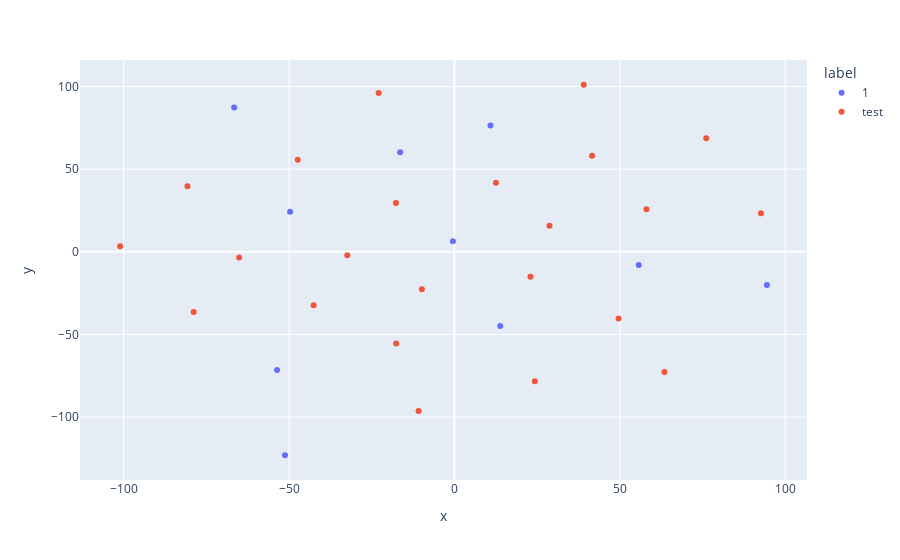

Notebook code for this chart:
### Code cell
from sklearn.manifold import TSNE
t = ds.train[ds.train.index.isin(list(df.index.unique().values) + C.minerids)]
cols = ['pr2_holiday_1',
        'pr3_holiday_1',
        'pr4_holiday_1',
        'pr2_holiday_0',
        'pr3_holiday_0',
        'pr4_holiday_0', 
        'pp','pg','pf',  'pr2', 'pr3', 'pr4',
        'monthcv','daycv'
        ]
xy = TSNE(init='pca').fit_transform(t[cols])
tsne = pd.DataFrame({'x':xy[:,0], 'y': xy[:,1], 'label': t.label})
fig = px.scatter(tsne, x='x', y='y', color='label')
fig.show()

### Figure 1 — Plotly figure (JSON) as saved in the notebook; plotly's stock layout.template omitted (floating-point values rounded to 4 significant figures)
{"data": [{"hovertemplate": "label=1<br>x=%{x}<br>y=%{y}<extra></extra>", "legendgroup": "1", "marker": {"color": "#636efa", "symbol": "circle"}, "mode": "markers", "name": "1", "orientation": "v", "showlegend": true, "type": "scatter", "x": [-0.4431, -51.22, 94.47, 13.86, -16.41, 10.91, -49.67, -66.58, 55.73, -53.6], "xaxis": "x", "y": [6.402, -123.1, -20.09, -44.84, 60.23, 76.45, 24.28, 87.42, -7.969, -71.56], "yaxis": "y"}, {"hovertemplate": "label=test<br>x=%{x}<br>y=%{y}<extra></extra>", "legendgroup": "test", "marker": {"color": "#EF553B", "symbol": "circle"}, "mode": "markers", "name": "test", "orientation": "v", "showlegend": true, "type": "scatter", "x": [41.62, 92.67, -42.55, -101.1, -80.7, 58.06, 28.75, -9.832, 39.1, -32.38, 63.5, -17.6, 49.62, -78.8, -17.67, 23.01, -47.36, -22.9, -65.08, -10.83, 76.14, 24.32, 12.56], "xaxis": "x", "y": [58.23, 23.41, -32.39, 3.412, 39.72, 25.83, 15.78, -22.6, 101.2, -1.991, -72.72, -55.55, -40.36, -36.38, 29.55, -15.14, 55.77, 96.17, -3.404, -96.39, 68.79, -78.29, 41.8], "yaxis": "y"}], "layout": {"legend": {"title": {"text": "label"}, "tracegroupgap": 0}, "margin": {"t": 60}, "xaxis": {"anchor": "y", "domain": [0, 1], "title": {"text": "x"}}, "yaxis": {"anchor": "x", "domain": [0, 1], "title": {"text": "y"}}}}
